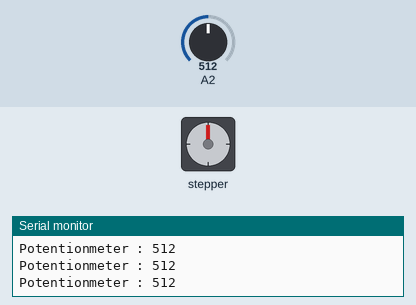
Simulated run of this sketch. Board: Arduino Uno, built with avr-gcc and run on an emulated ATmega328P. Parts: stepper motor, the last lines printed to the serial monitor. The inputs (shaded band) are chosen by the test bench; at power-on: A2 = 512. Stepper angles assume 2048 steps per turn.

Above: at 1.2 s.
1.3 s: A2 set to 416
2.8 s: A2 set to 384
At 3.96 s:
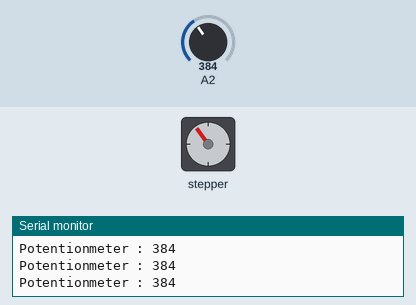
5.8 s: A2 set to 306
8.8 s: A2 set to 410
At 10.0 s:
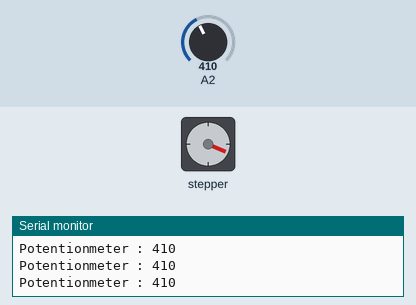
10.3 s: A2 set to 390
At 11.47 s:
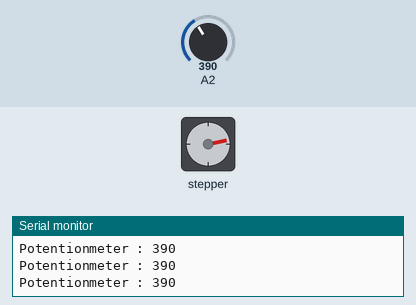
13.3 s: A2 set to 511
At 13.9 s:
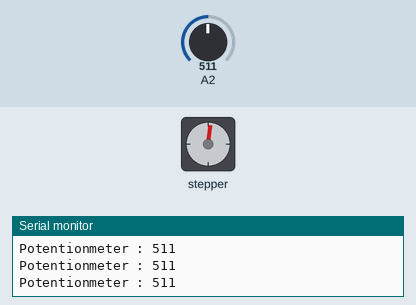
Timing chart, 0 to 16.3 s (numbered marks = the images above; inputs shaded):
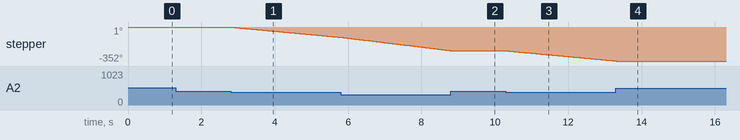

The sketch:

sketch_sep29a_Potentiometer.ino
```cpp
#include <Stepper.h>

int IN1 = 4; //IN1은 2번 핀에 연결
int IN2 = 5; //IN2는 3번 핀에 연결
int IN3 = 6; //IN3는 4번 핀에 연결
int IN4 = 7; //IN4는 5번 핀에 연결
Stepper step1(2048, IN1, IN3, IN2, IN4);

int lap = 2048; //2048-->360도 회전
int motorSpeed;

void setup() {
  Serial.begin(9600);
}

void loop() {

  int value = analogRead(A2);                                       // 가변저항 출력 값 0 ~ 1023
  //value = map(value, 0, 1023, 0, 2047);
  Serial.println("Potentionmeter : " + String(value));

  if (value >= 400 && value <= 700) {
    lap = 0;
  }
  else if (value < 400) {
    lap = -100;
    motorSpeed = map(value, 0, 400, 15, 5);
  }
  else if (value > 700) {
    lap = 100;
    motorSpeed = map(value, 700, 1023, 5, 15);
  }

  step1.setSpeed(motorSpeed);
  step1.step(lap);
  delay(10);
}
```

Measured:
- the behaviour switches between 400 and 399 on A2 (found by bisection; images 0 and 1)
- after the input at 2.8 s, stepper: keeps turning counter-clockwise at about 36°/s, starting at once
- after the input at 8.8 s, stepper: goes on until 8.8 s, then stays -247°
- after the input at 10.3 s, stepper: keeps turning counter-clockwise at about 36°/s, starting after 0.05 s
- after the input at 13.3 s, stepper: goes on until 13.3 s, then stays -352°
